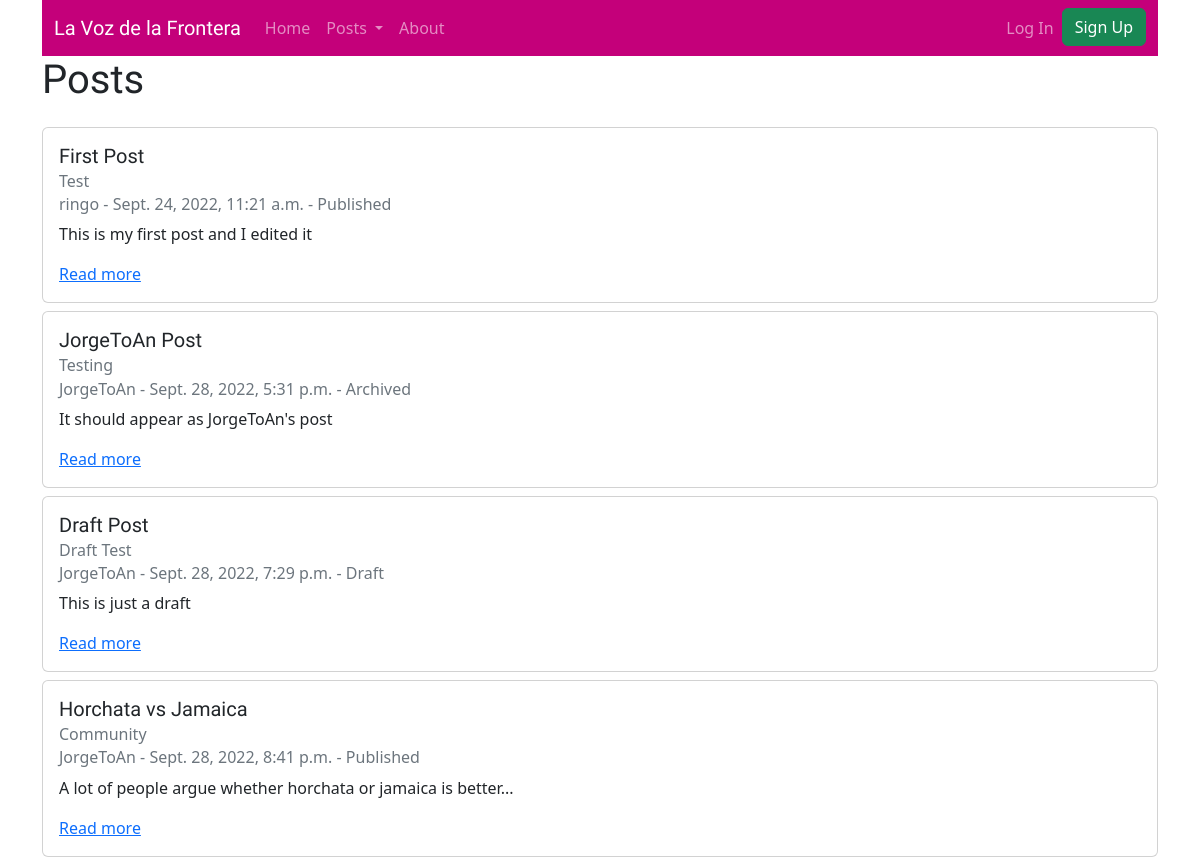
/posts/, run on the app's committed database.
### posts/models.py (models this page shows, shortened)
class Post(models.Model):
    title = models.CharField(max_length=256)
    subtitle = models.CharField(max_length=256)
    author = models.ForeignKey(
        get_user_model(),
        on_delete=models.CASCADE
    )
    body = models.TextField()
    created_on = models.DateTimeField(auto_now_add=True)
    status = models.ForeignKey(
        Status,
        on_delete=models.CASCADE,
        blank=True,
        null=True
    )

class Status(models.Model):
    name = models.CharField(max_length=128)
    description = models.CharField(max_length=256)
    def __str__(self):
        return self.name

### posts/views.py (the view)
# urls.py: path('', PostListView.as_view(), name="list"),
class PostListView(ListView):
    template_name: str = "posts/list.html"
    model = Post

### templates/posts/list.html (shortened to what this page needs)
{% extends 'base.html' %}
{% block content %}
<h1>Posts</h1>
<div class="blank"></div>
{% for post in post_list %}
<div class="card mb-2" style="width: 100%;">
    <div class="card-body">
      <h5 class="card-title">{{ post.title }}</h5>
      <h6 class="card-subtitle mb-2 text-muted">{{ post.subtitle }}</h6>
      <h6 class="card-subtitle mb-2 text-muted">{{ post.author }} - {{ post.created_on }} - <span class="text-capitalize">{{ post.status }}</span></h6>
      <p class="card-text">{{ post.body }}</p>
      <a href="{% url 'detail' post.id %}" class="card-link">Read more</a>
    </div>
</div>
{% endfor %}
{% endblock content %}

### static/css/base.css (style rules this page uses)
h1, .card-title, .navbar-brand { font-family: 'Abyssinica SIL', serif; }
div.blank { height: 15px; }

### data on the page
Post: title "First Post", subtitle "Test", author "ringo", created_on "Sept. 24, 2022, 11:21 a.m.", status "Published", body "This is my first post and I edited it"
Post: title "JorgeToAn Post", subtitle "Testing", author "JorgeToAn", created_on "Sept. 28, 2022, 5:31 p.m.", status "Archived", body "It should appear as JorgeToAn's post"
Post: title "Draft Post", subtitle "Draft Test", author "JorgeToAn", created_on "Sept. 28, 2022, 7:29 p.m.", status "Draft", body "This is just a draft"
Post: title "Horchata vs Jamaica", subtitle "Community", author "JorgeToAn", created_on "Sept. 28, 2022, 8:41 p.m.", status "Published", body "A lot of people argue whether horchata or jamaica is better..."
